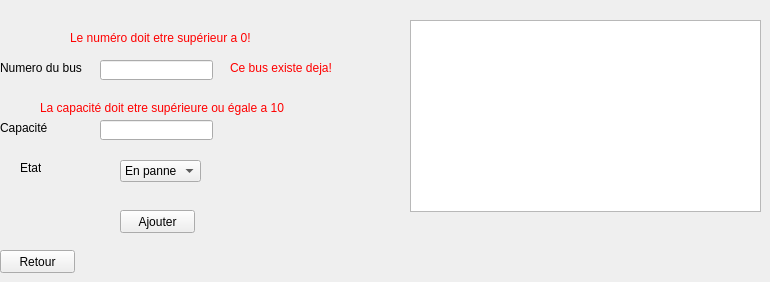
   <widget class="QWidget" name="tab">
    <attribute name="title">
     <string>Ajout</string>
    </attribute>
    <widget class="QLineEdit" name="lineEdit_numeroajout">
     <property name="geometry">
      <rect>
       <x>100</x>
       <y>60</y>
       <width>113</width>
       <height>20</height>
      </rect>
     </property>
    </widget>
    <widget class="QLabel" name="label">
     <property name="geometry">
      <rect>
       <x>0</x>
       <y>60</y>
       <width>91</width>
       <height>16</height>
      </rect>
     </property>
     <property name="text">
      <string>Numero du bus</string>
     </property>
    </widget>
    <widget class="QLineEdit" name="lineEdit_capacite">
     <property name="geometry">
      <rect>
       <x>100</x>
       <y>120</y>
       <width>113</width>
       <height>20</height>
      </rect>
     </property>
    </widget>
    <widget class="QLabel" name="label_2">
     <property name="geometry">
      <rect>
       <x>0</x>
       <y>120</y>
       <width>51</width>
       <height>16</height>
      </rect>
     </property>
     <property name="text">
      <string>Capacité</string>
     </property>
    </widget>
    <widget class="QLabel" name="label_3">
     <property name="geometry">
      <rect>
       <x>20</x>
       <y>160</y>
       <width>21</width>
       <height>16</height>
      </rect>
     </property>
     <property name="text">
      <string>Etat</string>
     </property>
    </widget>
    <widget class="QPushButton" name="pushButton_ajouter">
     <property name="geometry">
      <rect>
       <x>120</x>
       <y>210</y>
       <width>75</width>
       <height>23</height>
      </rect>
     </property>
     <property name="styleSheet">
      <string notr="true"/>
     </property>
     <property name="text">
      <string>Ajouter</string>
     </property>
    </widget>
    <widget class="QPushButton" name="pushButton_retour">
     <property name="geometry">
      <rect>
       <x>0</x>
       <y>250</y>
       <width>75</width>
       <height>23</height>
      </rect>
     </property>
     <property name="text">
      <string>Retour</string>
     </property>
    </widget>
    <widget class="QTableView" name="tableView_busajout">
     <property name="geometry">
      <rect>
       <x>410</x>
       <y>20</y>
       <width>351</width>
       <height>192</height>
      </rect>
     </property>
    </widget>
    <widget class="QLabel" name="label_lowcapacite">
     <property name="geometry">
      <rect>
       <x>40</x>
       <y>100</y>
       <width>271</width>
       <height>16</height>
      </rect>
     </property>
     <property name="styleSheet">
      <string notr="true">color:red;</string>
     </property>
     <property name="text">
      <string>La capacité doit etre supérieure ou égale a 10</string>
     </property>
    </widget>
    <widget class="QLabel" name="label_numero0">
     <property name="geometry">
      <rect>
       <x>70</x>
       <y>30</y>
       <width>201</width>
       <height>16</height>
      </rect>
     </property>
     <property name="styleSheet">
      <string notr="true">color:red;</string>
     </property>
     <property name="text">
      <string>Le numéro doit etre supérieur a 0!</string>
     </property>
    </widget>
    <widget class="QLabel" name="label_busexiste">
     <property name="geometry">
      <rect>
       <x>230</x>
       <y>60</y>
       <width>111</width>
       <height>16</height>
      </rect>
     </property>
     <property name="styleSheet">
      <string notr="true">color:red;</string>
     </property>
     <property name="text">
      <string>Ce bus existe deja!</string>
     </property>
    </widget>
    <widget class="QComboBox" name="combobox_etat">
     <property name="geometry">
      <rect>
       <x>120</x>
       <y>160</y>
       <width>81</width>
       <height>22</height>
      </rect>
     </property>
     <item>
      <property name="text">
       <string>En panne</string>
      </property>
     </item>
     <item>
      <property name="text">
       <string>Fonctionnel</string>
      </property>
     </item>
    </widget>
   </widget>
